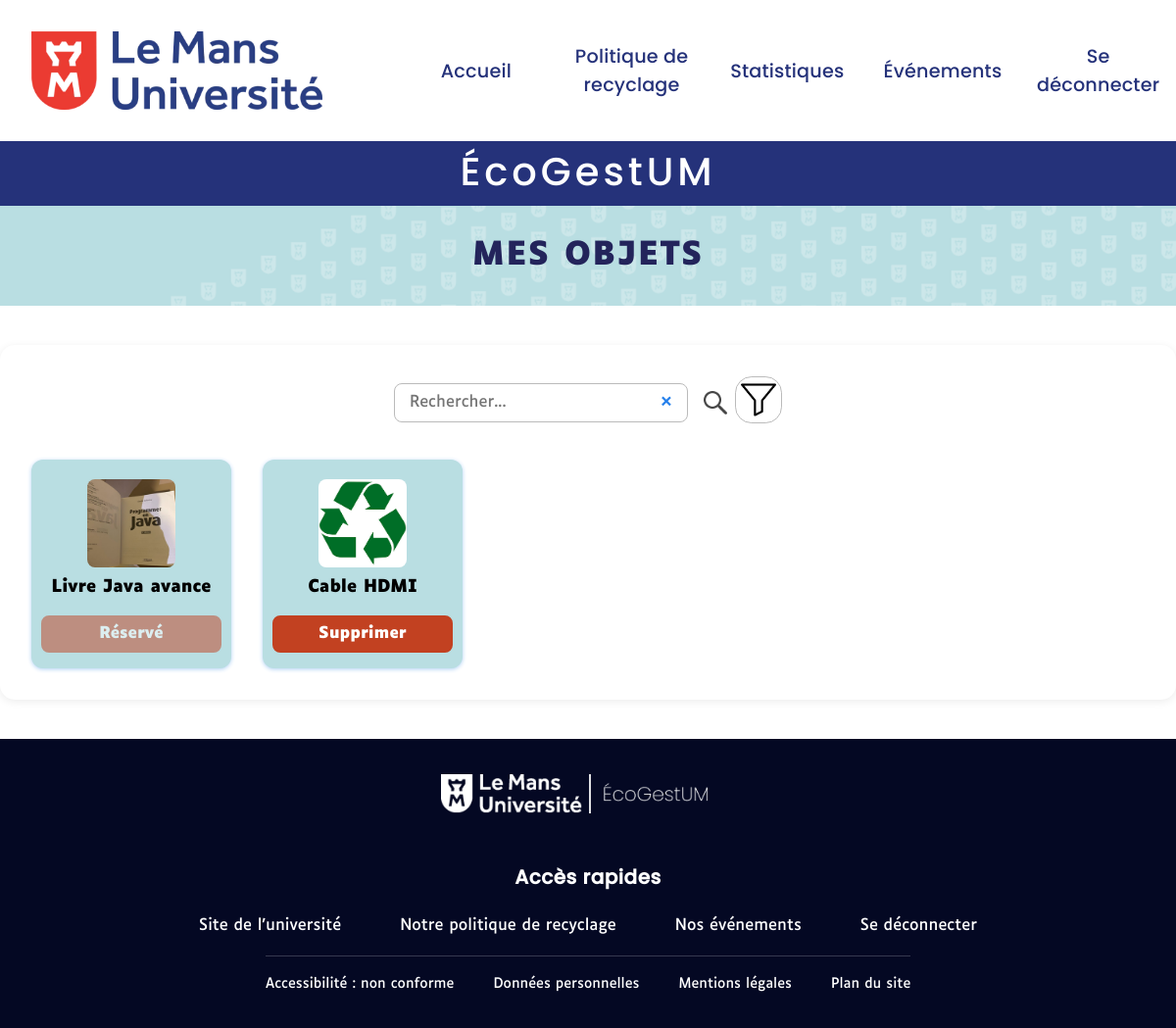
The page /?action=mesObjets (signed in) on the database its author committed.
### tables this page shows
CREATE TABLE OBJET (
Id_objet INT NOT NULL AUTO_INCREMENT,
Nom_objet VARCHAR(255) DEFAULT NULL,
Desc_objet VARCHAR(500) DEFAULT NULL,
Id_utilisateur INT NOT NULL,
Id_categorie_objet INT NOT NULL,
Id_point_collecte INT NOT NULL,
Id_statut INT NOT NULL,
Date_de_publication DATETIME DEFAULT CURRENT_TIMESTAMP,
PRIMARY KEY (Id_objet),
KEY fk_objet_utilisateur (Id_utilisateur),
KEY fk_objet_categorie_objet (Id_categorie_objet),
KEY fk_objet_point_collecte (Id_point_collecte),
KEY fk_objet_statut (Id_statut),
CONSTRAINT fk_objet_categorie_objet FOREIGN KEY (Id_categorie_objet) REFERENCES CATEGORIE_OBJET (Id_categorie_objet),
CONSTRAINT fk_objet_point_collecte FOREIGN KEY (Id_point_collecte) REFERENCES POINT_DE_COLLECTE (Id_point_collecte),
CONSTRAINT fk_objet_statut FOREIGN KEY (Id_statut) REFERENCES STATUT (Id_statut),
CONSTRAINT fk_objet_utilisateur FOREIGN KEY (Id_utilisateur) REFERENCES UTILISATEUR (Id_utilisateur)
);

### models/gererEquipement.php (called while the page is built, shortened)
<?php
function   consulterMesObjets(mysqli $conn, $mot_clef = null, $categorie = null, $point_collecte = null, $idUtilisateurConnecte)
{
    $sql = "SELECT
    o.Id_objet,
    o.Nom_objet,
    o.Desc_objet,
    c.Nom_categorie_objet,
    p.Nom_point_de_collecte,
    s.Nom_statut,
    s.Id_statut,
    u.Nom_utilisateur,
    o.Date_de_publication,
    MIN(ph.Url_photo) AS Url_photo
FROM OBJET o
INNER JOIN CATEGORIE_OBJET c ON o.Id_categorie_objet = c.Id_categorie_objet
INNER JOIN POINT_DE_COLLECTE p ON o.Id_point_collecte = p.Id_point_collecte
INNER JOIN STATUT s ON o.Id_statut = s.Id_statut
INNER JOIN UTILISATEUR u ON o.Id_utilisateur = u.Id_utilisateur
LEFT JOIN PHOTO ph ON ph.Id_objet = o.Id_objet
WHERE s.Id_statut IN (1, 2, 3)
";
    $params = [];
    $types = '';
    if ($idUtilisateurConnecte !== null) {
        $sql .= " AND o.Id_utilisateur = ?";
        $params[] = $idUtilisateurConnecte;
        $types .= 'i';
    }
    $sql .= " GROUP BY o.Id_objet, o.Nom_objet, o.Desc_objet, c.Nom_categorie_objet, p.Nom_point_de_collecte, s.Nom_statut, u.Nom_utilisateur";
    $sql .= " ORDER BY o.Id_objet ASC";
    $stmt = $conn->prepare($sql);
    if (!empty($params)) {
        $bind_names = [];
        $bind_names[] = $types;
        foreach ($params as $i => $value) {
            $bind_name = 'bind' . $i;
            $bind_names[] = &$$bind_name;
        }
        call_user_func_array([$stmt, 'bind_param'], $bind_names);
    }
    $stmt->execute();
    $result = $stmt->get_result();
    $rows = $result->fetch_all(MYSQLI_ASSOC);
    return $rows;
}
?>

### views/ObjectBrowser.php (the view, shortened to what this page needs)
<link rel="stylesheet" href="assets/css/style.css">
<link rel="stylesheet" href="assets/css/styleObjectBrowser.css">
<div class="titre-objets"><?= isset($titre) ? $titre : 'OBJETS' ?></div>
<div class="container-objets">
    <div class="barre-recherche">
        <form method="get" action="" class="search-form">
            <div class="input-wrapper">
                <input type="text" placeholder="Rechercher..." name="search" id="rechercheObjets"
                    value="<?php echo isset($_GET['search']) ? htmlspecialchars($_GET['search']) : ''; ?>">
                <button type="button" class="clear-btn" title="Effacer"
                    onclick="document.getElementById('rechercheObjets').value='';">×</button>
            </div>
            <button type="submit" class="loupe-btn" title="Rechercher"><img
                    src="assets/ObjectBrowser/image1ObjectBrowser.png" alt="Loupe de recherche"></button>
        </form>
        <button id="openFilterBtn" class="filter-btn" title="Filtrer">
            <img src="assets/ObjectBrowser/image2ObjectBrowser.png" alt="Filtrer">
        </button>
    </div>
    <div class="liste-objets">
        <?php if (empty($objets)): ?>
            <div style="color: #263258; font-size:1.5em; text-align: center; width: 100%;">
                Aucun objet disponible ne correspond à votre recherche
            </div>
        <?php else: ?>
            <?php foreach ($objets as $objet): ?>
                <?php $url_photo = !empty($objet['Url_photo']) ? htmlspecialchars("assets/" . $objet['Url_photo']) : 'assets/ObjectBrowser/imageDefautObjectBrowser.png'; ?>
                <div class="carte-objet">
                    <img src="<?php echo $url_photo; ?>" alt="Objet">
                    <div class="objet-nom">
                        <?= htmlspecialchars($objet['Nom_objet']) ?>
                    </div>
                    <?php
                    $estDesactive = ($objet['Id_statut'] == 2 && isset($_GET['action']) && $_GET['action'] == 'mesObjets');
                    ?>
                    <a href="<?php echo $estDesactive ? '#' : 'index.php?action=' . $redirection . '&id=' . $objet['Id_objet']; ?>"
                        class="btn-reserve <?php echo $estDesactive ? 'disabled' : ''; ?>" <?php echo $estDesactive ? 'style="pointer-events:none;opacity:0.5;"' : ''; ?>>
                        <?php echo $estDesactive ? 'Réservé' : $nomButton; ?>
                    </a>
                </div>
            <?php endforeach; ?>
        <?php endif; ?>
    </div>
</div>

### assets/css/style.css (style rules this page uses)
* { margin: 0; font-family: 'Luciole','Montserrat', 'Arial'; }

### assets/css/styleObjectBrowser.css (style rules this page uses)
.container-objets { max-width: 1200px; margin: 40px auto; background: #fff; border-radius: 15px; box-shadow: 0 2px 8px rgba(0,0,0,0.08); padding: 32px; }
.titre-objets { background: url('../backgroundlight.png') center/cover repeat; text-align: center; color: #23245b; margin-bottom: 0em; font-size: 2em; letter-spacing: 2px; padding: 1em; font-weight: bold; }
.barre-recherche { display: flex; justify-content: center; margin-bottom: 32px; }
.barre-recherche form { display: flex; align-items: center; gap: 8px; }
.input-wrapper { position: relative; display: inline-block; }
.input-wrapper input[type="text"] { width: 300px; padding: 9px 40px 9px 15px; border: 1px solid #bbb; border-radius: 8px; outline: none; font-size: 1rem; height: 40px; }
.input-wrapper .clear-btn { position: absolute; right: 10px; top: 50%; transform: translateY(-50%); background: transparent; border: none; padding: 0; font-size: 1.3em; color: #2680eb; cursor: pointer; width: 24px; height: 24px; display: flex; align-items: center; justify-content: center; line-height: 1; }
.loupe-btn { border: none; background: none; cursor: pointer; padding: 0; width: 40px; height: 40px; display: flex; align-items: center; justify-content: center; border-radius: 8px; transition: background 0.15s; }
.loupe-btn img { max-width: 24px; max-height: 24px; display: block; }
.filter-btn { width: 48px; height: 48px; padding: 0; border: 1px solid #bbb; border-radius: 35%; margin-bottom: 5px; background: none; cursor: pointer; display: flex; align-items: center; justify-content: center; box-sizing: border-box; }
.filter-btn img { width: 80%; height: 80%; object-fit: contain; display: block; }
.liste-objets { display: flex; gap: 32px; flex-wrap: wrap; justify-content: flex-start; }
.carte-objet { background: #B9Dee2; border-radius: 12px; width: 180px; box-shadow: 0 1px 4px #b0d1f4; padding: 20px 12px 16px 12px; display: flex; flex-direction: column; align-items: center; gap : 10px; }
.carte-objet img { width: 90px; height: 90px; object-fit: cover; border-radius: 8px; background: #fff; }
.objet-nom { font-size: 1.08rem; font-weight: 600; margin-bottom: 8px; }
.carte-objet .btn-reserve { display: block; margin-top: auto; text-align: center; padding: 7px 0; width: 100%; background: #c24121; color: #fff; font-weight: bold; border: 2px solid #c24121; border-radius: 8px; cursor: pointer; text-decoration: none !important; transition: background-color 0.5s, color 0.5s, border 0.5s; }

### rows shown on the page
objet: shows a picture, Nom_objet "Livre Java avance", shows "Réservé"
objet: shows a picture, Nom_objet "Cable HDMI"

### other values the page prints
$titre "MES OBJETS"
